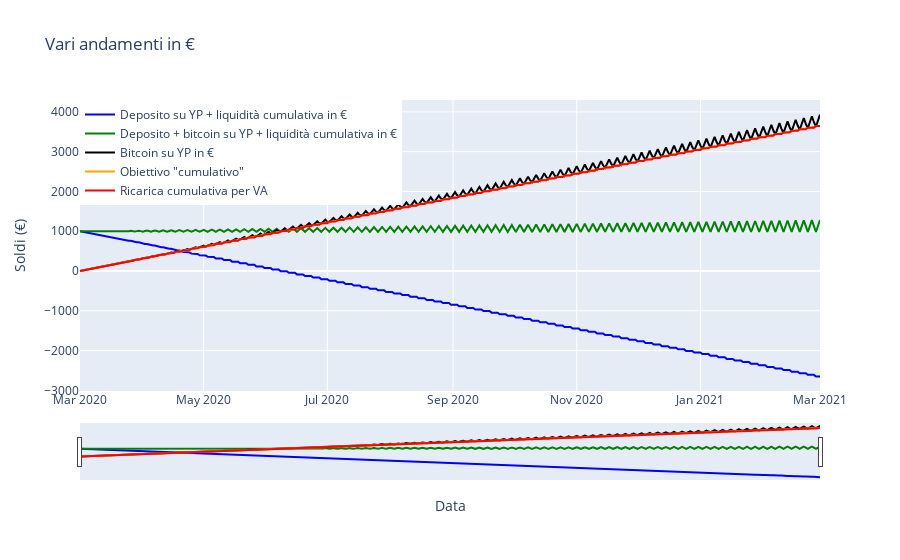

Write notebook code for a chart like this one.
### Markdown cell above
<h6> Grafico </h6>

### Code cell
import plotly.graph_objects as go

x = dati['Timestamp']
y = tabella_finale['Deposito su YP + liquidità cumulativa in €']
z = tabella_finale['Prezzo bitcoin in €']
w = tabella_finale['Deposito + bitcoin su YP + liquidità cumulativa in €']
h = tabella_finale['Ritiro per strategia Giacomo in €']
j = tabella_finale['Bitcoin su YP in €']
k = tabella_finale['Liquidità cumulativa']
l = tabella_finale['Obiettivo "cumulativo"']
m = tabella_finale['Obiettivo "cumulativo" - bitcoin su YP in €']
n = tabella_finale['Ricarica cumulativa per VA']
# Create a figure
fig = go.Figure()

# Add traces for each line
fig.add_trace(go.Scatter(x=x, y=y, mode='lines', name=f"Deposito su YP + liquidità cumulativa in €", line=dict(color='blue')))
fig.add_trace(go.Scatter(x=x, y=w, mode='lines', name=f"Deposito + bitcoin su YP + liquidità cumulativa in €", line=dict(color='green')))
fig.add_trace(go.Scatter(x=x, y=j, mode='lines', name=f"Bitcoin su YP in €", line=dict(color='black')))
fig.add_trace(go.Scatter(x=x, y=l, mode='lines', name=f"Obiettivo \"cumulativo\"", line=dict(color='orange')))
fig.add_trace(go.Scatter(x=x, y=n, mode='lines', name=f"Ricarica cumulativa per VA", line=dict(color='red')))

# Customize the layout
fig.update_layout(
    title='Vari andamenti in €',
    xaxis_title='Data',
    yaxis_title='Soldi (€)',
    legend=dict(x=0, y=1),
    showlegend=True,
    xaxis_rangeslider_visible=True
)

# Show the figure
fig.show()

### Figure 1 — Plotly figure (JSON) as saved in the notebook; plotly's stock layout.template omitted (floating-point values rounded to 4 significant figures; data arrays with more than 128 entries replaced by an {"elided": "..."} marker saying what was removed)
{"data": [{"line": {"color": "blue"}, "mode": "lines", "name": "Deposito su YP + liquidità cumulativa in €", "type": "scatter", "x": {"elided": "366 str values"}, "y": {"elided": "366 float values"}}, {"line": {"color": "green"}, "mode": "lines", "name": "Deposito + bitcoin su YP + liquidità cumulativa in €", "type": "scatter", "x": {"elided": "366 str values"}, "y": {"elided": "366 float values"}}, {"line": {"color": "black"}, "mode": "lines", "name": "Bitcoin su YP in €", "type": "scatter", "x": {"elided": "366 str values"}, "y": {"elided": "366 float values"}}, {"line": {"color": "orange"}, "mode": "lines", "name": "Obiettivo \"cumulativo\"", "type": "scatter", "x": {"elided": "366 str values"}, "y": {"elided": "366 int values"}}, {"line": {"color": "red"}, "mode": "lines", "name": "Ricarica cumulativa per VA", "type": "scatter", "x": {"elided": "366 str values"}, "y": {"elided": "366 float values"}}], "layout": {"legend": {"x": 0, "y": 1}, "showlegend": true, "title": {"text": "Vari andamenti in €"}, "xaxis": {"rangeslider": {"visible": true}, "title": {"text": "Data"}}, "yaxis": {"title": {"text": "Soldi (€)"}}}}
